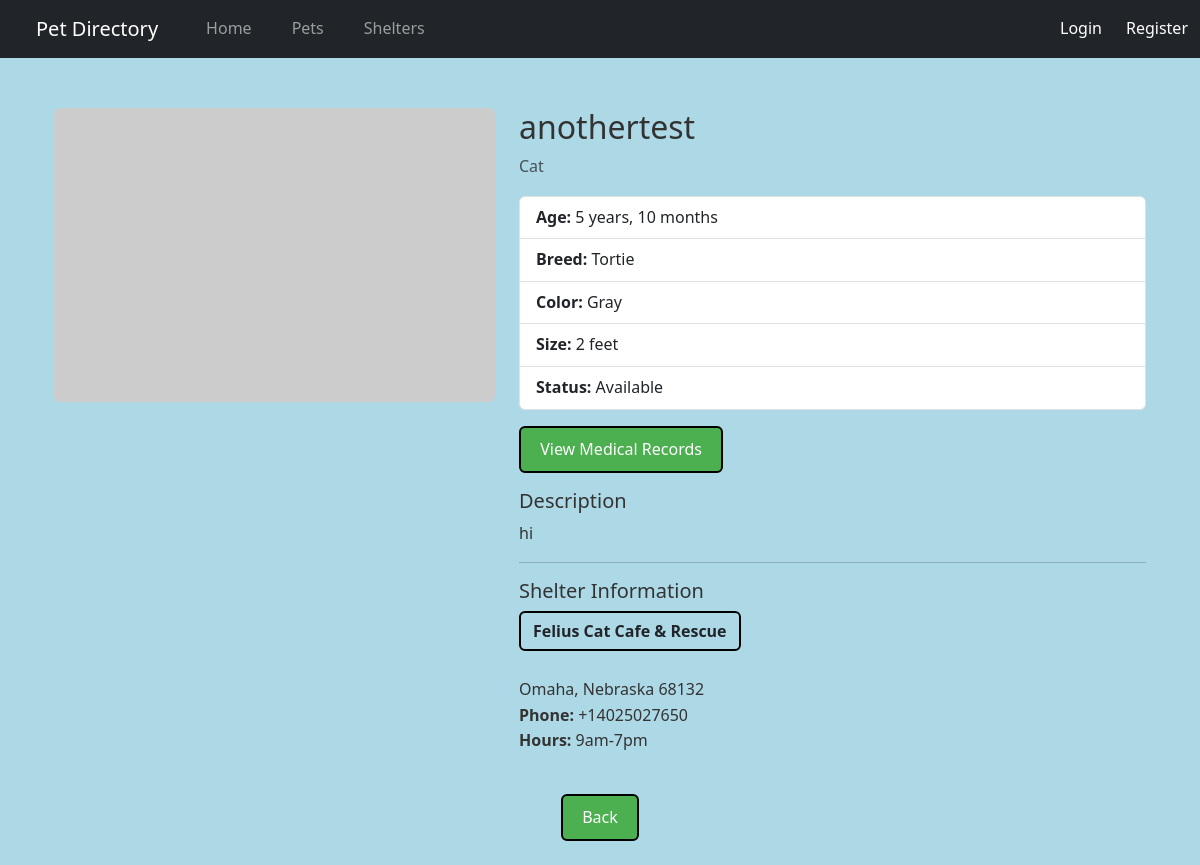
The app's page /pets/7/ with its own data.
### pet_directory_app/models.py (models this page shows, shortened)
class Pet(models.Model):
    name = models.CharField(max_length=100)
    species = models.ForeignKey("Species", on_delete=models.RESTRICT, null=True)
    shelter = models.ForeignKey("Shelter", on_delete=models.RESTRICT, null=True)
    age = models.PositiveIntegerField()  # WILL NEED TO BE LABELED WITH YEARS/MONTHS one or the other
    breed = models.CharField(max_length=100)
    color = models.CharField(max_length=100)
    size = models.CharField(max_length=100) # probably small, med, large
    description = models.TextField(blank=True)
    ADOPTION_STATUS_CHOICES = [
        ("Available", "Available"),
        ("Pending", "Pending"),
        ("Adopted", "Adopted"),
    ]
    adoption_status = models.CharField(
        max_length=20,
        choices=ADOPTION_STATUS_CHOICES,
        default="Available",
    )
    photo = models.ImageField(upload_to="pet_photos/", blank=True, null=True)
    def age_in_years(self):
        years = self.age // 12
        months = self.age % 12
        parts = []
        if years:
            year_label = "year" if years == 1 else "years"
            parts.append(f"{years} {year_label}")
        if months:
            month_label = "month" if months == 1 else "months"
            parts.append(f"{months} {month_label}")
        if not parts:
            return "0 months"
        return ", ".join(parts)

class Species(models.Model):
    name = models.CharField(max_length=100, unique=True)
    category = models.CharField(max_length=100, blank=True) # mammal, reptile, etc

class Shelter(models.Model):
    name = models.CharField(max_length=200)
    address_ln_1 = models.CharField(max_length=200)
    address_ln_2 = models.CharField(max_length=200, blank=True)
    city = models.CharField(max_length=100)
    state = models.CharField(max_length=50)
    zip_code = models.CharField(max_length=20)
    phone = models.CharField(max_length=20, blank=True)
    email = models.EmailField(blank=True)
    website = models.URLField(blank=True)
    visiting_hours = models.TextField(max_length=200, blank=True)
    verified = models.BooleanField(default=False)
    admin_notes = models.TextField(blank=True)

### pet_directory_app/views.py (the view)
# urls.py: path("pets/<int:pk>/", views.pet_detail, name="pet_detail"),
def pet_detail(request, pk):
    pet = get_object_or_404(Pet, pk=pk)
    user = request.user
    if user.is_superuser:
        pass
    elif user.is_authenticated and is_shelter_admin(user):
        if not (pet.shelter.verified or pet.shelter == user.shelteradminprofile.shelter):
            return HttpResponseForbidden("You cannot view pets from unverified shelters.")
    else:
        if not pet.shelter.verified:
            return HttpResponseForbidden("This pet is not available.")
    return render(request, "pet_detail.html", {"pet": pet})

### pet_directory_app/templates/pet_detail.html (shortened to what this page needs)
{% extends "base.html" %}
{% block content %}
<div class="container mt-4">
    <div class="row">
        <div class="col-md-5">
            {% if pet.photo %}
                <img src="{{ pet.photo.url }}" class="img-fluid rounded" alt="{{ pet.name }}">
            {% else %}
                <img src="https://placehold.co/600x400?text=No+Image&font=roboto" class="img-fluid rounded" alt="No image">
            {% endif %}
        </div>
        <div class="col-md-7">
            <h2>{{ pet.name }}</h2>
            <p class="text-muted">{{ pet.species.name }}</p>
            <ul class="list-group mb-3">
                <li class="list-group-item"><strong>Age:</strong> {{ pet.age_in_years }}</li>
                <li class="list-group-item"><strong>Breed:</strong> {{ pet.breed }}</li>
                <li class="list-group-item"><strong>Color:</strong> {{ pet.color }}</li>
                <li class="list-group-item"><strong>Size:</strong> {{ pet.size }}</li>
                <li class="list-group-item"><strong>Status:</strong> {{ pet.adoption_status }}</li>
            </ul>
            <a href="{% url 'pet_medical_records' pet.id %}" class="btn btn-custom mb-3">
    View Medical Records
</a>
            <h5>Description</h5>
            <p>{{ pet.description }}</p>
            <hr>
            <h5>Shelter Information</h5>
            <p>
                <a class="btn" href="{% url 'shelter_list' %}"><strong>{{ pet.shelter.name }}</strong></a><br>
                {{ pet.shelter.address }}<br>
                {{ pet.shelter.city }}, {{ pet.shelter.state }} {{ pet.shelter.zip_code }}<br>
                <strong>Phone:</strong> {{ pet.shelter.phone }}<br>
                <strong>Hours:</strong> {{ pet.shelter.visiting_hours }}
            </p>
        </div>
    </div>
</div>
{% endblock %}

### pet_directory_app/static/css/styles.css (style rules this page uses)
body { background-color: lightblue; }
* { margin: 0; padding: 0; box-sizing: border-box; font-family: 'Segoe UI', Tahoma, Geneva, Verdana, sans-serif; }
body { color: #333; line-height: 1.6; }
.btn-custom { display: inline-block; background-color: #4CAF50; color: #fff; border: none; padding: 0.6rem 1.2rem; border-radius: 6px; cursor: pointer; transition: background-color 0.3s ease; }
.btn { border: 2px solid black; }

### records on screen
Pet: name "anothertest", species.name "Cat", age_in_years "5 years, 10 months", breed "Tortie", color "Gray", size "2 feet", adoption_status "Available", description "hi", shelter.name "Felius Cat Cafe & Rescue", shelter.city "Omaha", shelter.state "Nebraska", shelter.zip_code "68132", shelter.phone "+14025027650", shelter.visiting_hours "9am-7pm"
